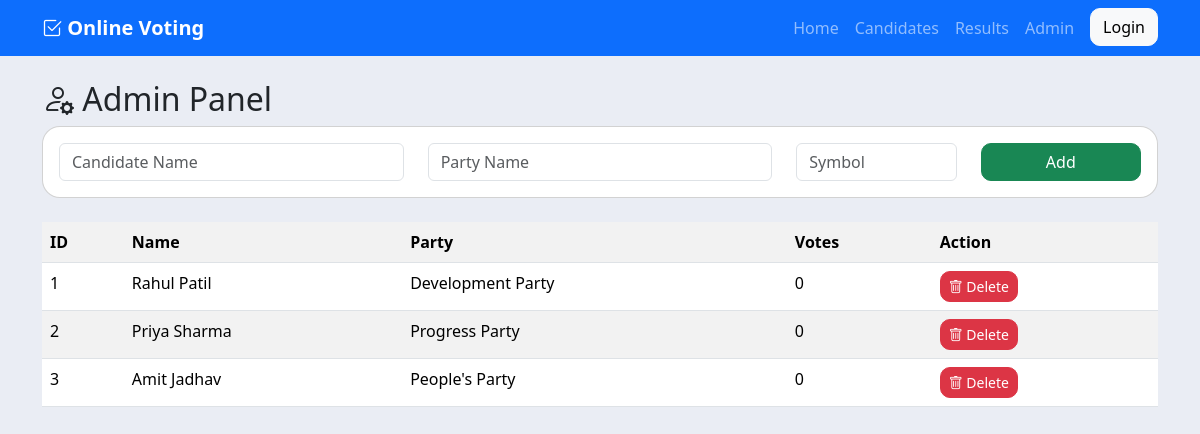
/admin, run on an earlier commit of the app's database.
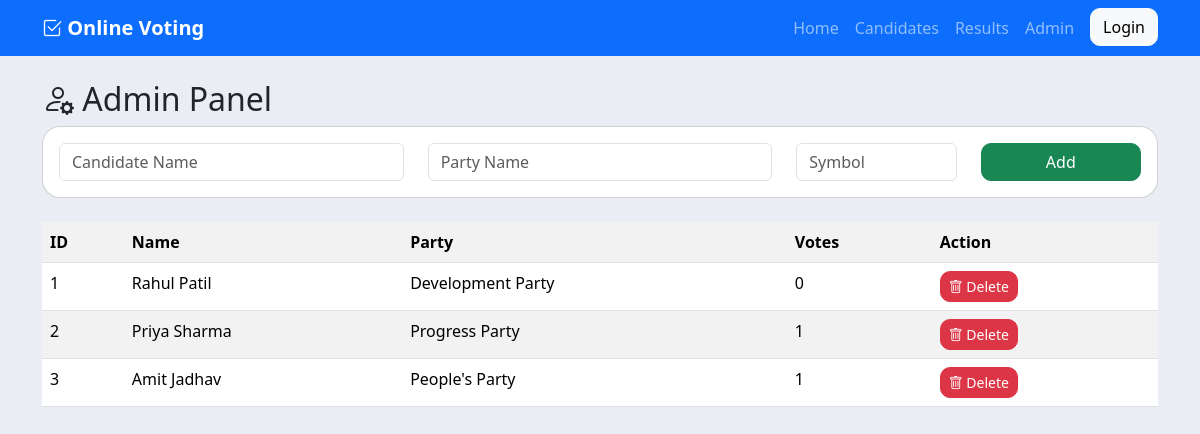
And on a later commit of the database.
### tables this page shows
CREATE TABLE candidates(
            id INTEGER PRIMARY KEY AUTOINCREMENT,
            name TEXT NOT NULL,
            party TEXT NOT NULL,
            symbol TEXT,
            votes INTEGER DEFAULT 0
        );

### app.py (the view, shortened to what this page needs)
@app.route("/admin",methods=["GET", "POST"])
def admin():
    connection = get_db()
    candidates = connection.execute("""
        SELECT * FROM candidates
        ORDER BY id
    """).fetchall()
    connection.close()
    return render_template("admin.html",candidates=candidates)

### app.py (called while the page is built)
def get_db():
    connection = sqlite3.connect(DATABASE)
    connection.row_factory = sqlite3.Row
    return connection

### templates/admin.html
{% extends "base.html" %}
{% block content %}
<h2>
<i class="bi bi-person-gear"></i>
Admin Panel
</h2>
<div class="card mb-4">
<div class="card-body">
<form method="POST">
<div class="row">
<div class="col-md-4">
<input
    class="form-control"
    name="name"
    placeholder="Candidate Name"
    required
>
</div>
<div class="col-md-4">
<input
    class="form-control"
    name="party"
    placeholder="Party Name"
    required
>
</div>
<div class="col-md-2">
<input
    class="form-control"
    name="symbol"
    placeholder="Symbol"
>
</div>
<div class="col-md-2">
<button
    class="btn btn-success w-100"
>
Add
</button>
</div>
</div>
</form>
</div>
</div>
<table class="table table-striped">
<tr>
<th>ID</th>
<th>Name</th>
<th>Party</th>
<th>Votes</th>
<th>Action</th>
</tr>
{% for candidate in candidates %}
<tr>
<td>
{{ candidate.id }}
</td>
<td>
{{ candidate.name }}
</td>
<td>
{{ candidate.party }}
</td>
<td>
{{ candidate.votes }}
</td>
<td>
<a
    class="btn btn-danger btn-sm"
    href="{{ url_for(
    'delete_candidate',
    candidate_id=candidate.id
    ) }}"
>
<i class="bi bi-trash"></i>
Delete
</a>
</td>
</tr>
{% endfor %}
</table>
{% endblock %}

What changed in the data, as far as the page shows it:
changed candidates "Priya Sharma": votes "0" → "1"
changed candidates "Amit Jadhav": votes "0" → "1"
